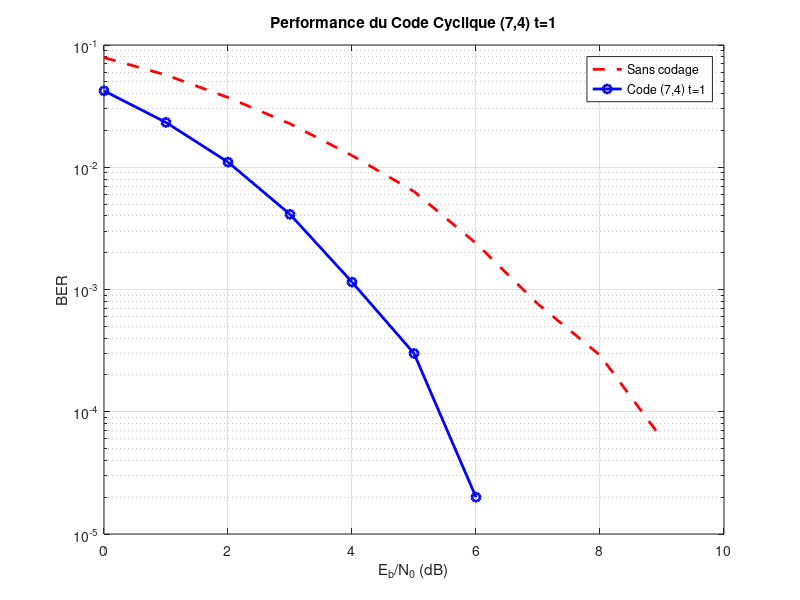
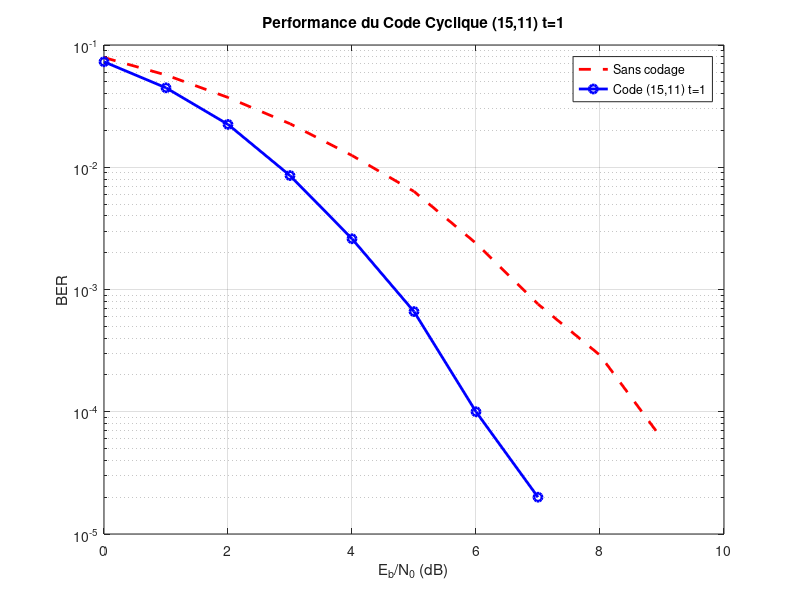
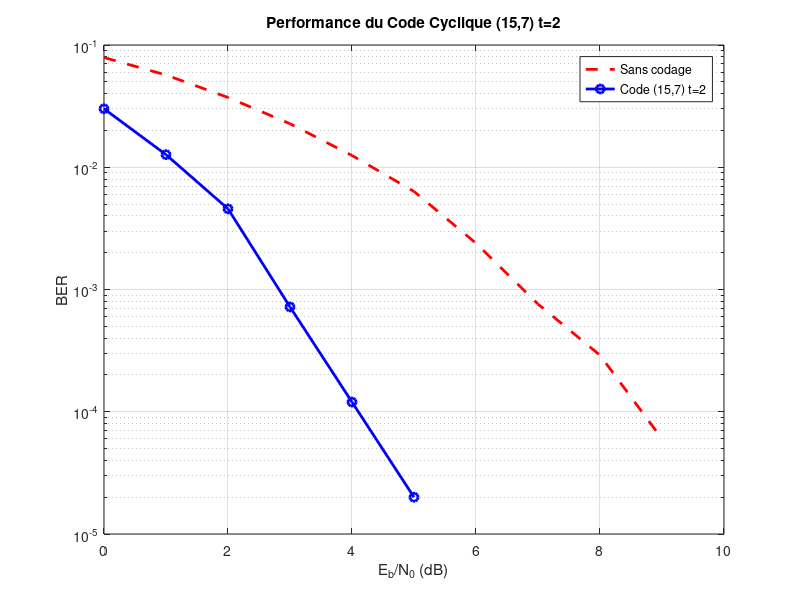
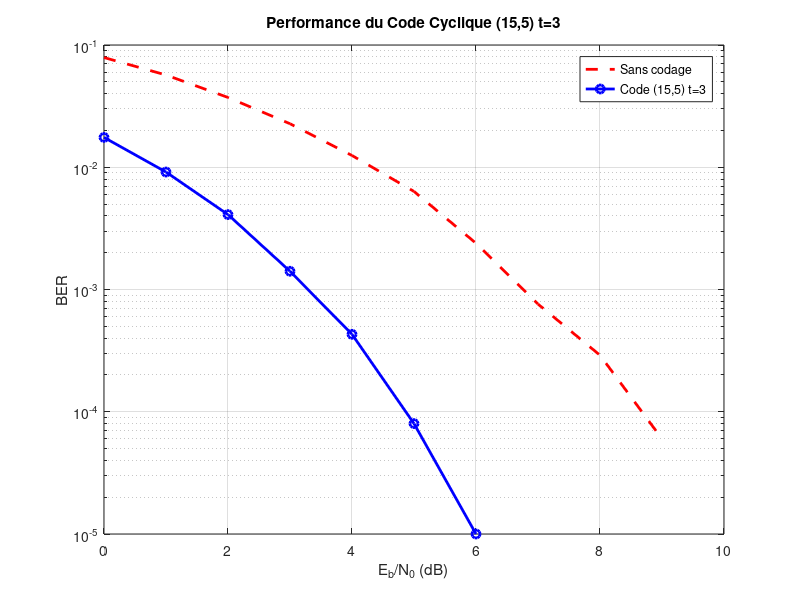

The MATLAB script that drew these images, in order:
% Paramètres de simulation
N = 1e5; % Nombre total de bits
EbN0_dB = 0:10; % Plage de Eb/N0 en dB

% Définition des codes cycliques (n, k, t)
codes_cycliques = [
    7, 4, 1;
    15, 11, 1;
    15, 7, 2;
    15, 5, 3
];

% Simulation sans codage pour référence
ber_uncoded = zeros(size(EbN0_dB));

for i = 1:length(EbN0_dB)
    EbN0 = 10^(EbN0_dB(i) / 10);
    noise_variance = 1 / (2 * EbN0);

    % Génération du signal
    msg = randi([0 1], 1, N);
    tx_signal = 2 * msg - 1; % BPSK

    % Ajout du bruit AWGN
    noise = sqrt(noise_variance) * randn(size(tx_signal));
    rx_signal = tx_signal + noise;

    % Décision et calcul du BER
    rx_decision = rx_signal > 0;
    ber_uncoded(i) = sum(rx_decision ~= msg) / N;
end

% Boucle sur chaque code cyclique
for idx = 1:size(codes_cycliques, 1)
    n = codes_cycliques(idx, 1);
    k = codes_cycliques(idx, 2);
    t = codes_cycliques(idx, 3);

    % Détermination du polynôme générateur
    g_poly = cyclpoly(n, k);

    % Initialisation du BER codé
    ber_coded = zeros(size(EbN0_dB));

    for i = 1:length(EbN0_dB)
        EbN0 = 10^(EbN0_dB(i) / 10);
        noise_variance = 1 / (2 * EbN0);

        % Génération du message (Doit être une matrice avec K colonnes)
        num_blocks = floor(N / k);  % Nombre de blocs de k bits
        msg = randi([0 1], num_blocks, k);  % Génère une matrice de (num_blocks x k)

        % Codage cyclique
        codeword = encode(msg, n, k, 'cyclic', g_poly);

        % Modulation BPSK
        tx_signal = 2 * codeword(:) - 1;  % Convertir en vecteur colonne

        % Ajout du bruit AWGN
        noise = sqrt(noise_variance) * randn(size(tx_signal));
        rx_signal = tx_signal + noise;

        % Démodulation
        rx_decision = rx_signal > 0;
        rx_decision = reshape(rx_decision, num_blocks, n);  % Reformater en blocs de n bits

        % Décodage du code cyclique
        decoded_msg = decode(rx_decision, n, k, 'cyclic', g_poly);

        % Calcul du BER
        num_errors = sum(decoded_msg(:) ~= msg(:));
        ber_coded(i) = num_errors / numel(msg);
    end

    % Affichage des résultats
    figure;
    semilogy(EbN0_dB, ber_uncoded, 'r--', 'LineWidth', 2); hold on;
    semilogy(EbN0_dB, ber_coded, 'b-o', 'LineWidth', 2);
    xlabel('E_b/N_0 (dB)');
    ylabel('BER');
    legend('Sans codage', sprintf('Code (%d,%d) t=%d', n, k, t));
    grid on;
    title(sprintf('Performance du Code Cyclique (%d,%d) t=%d', n, k, t));
end

